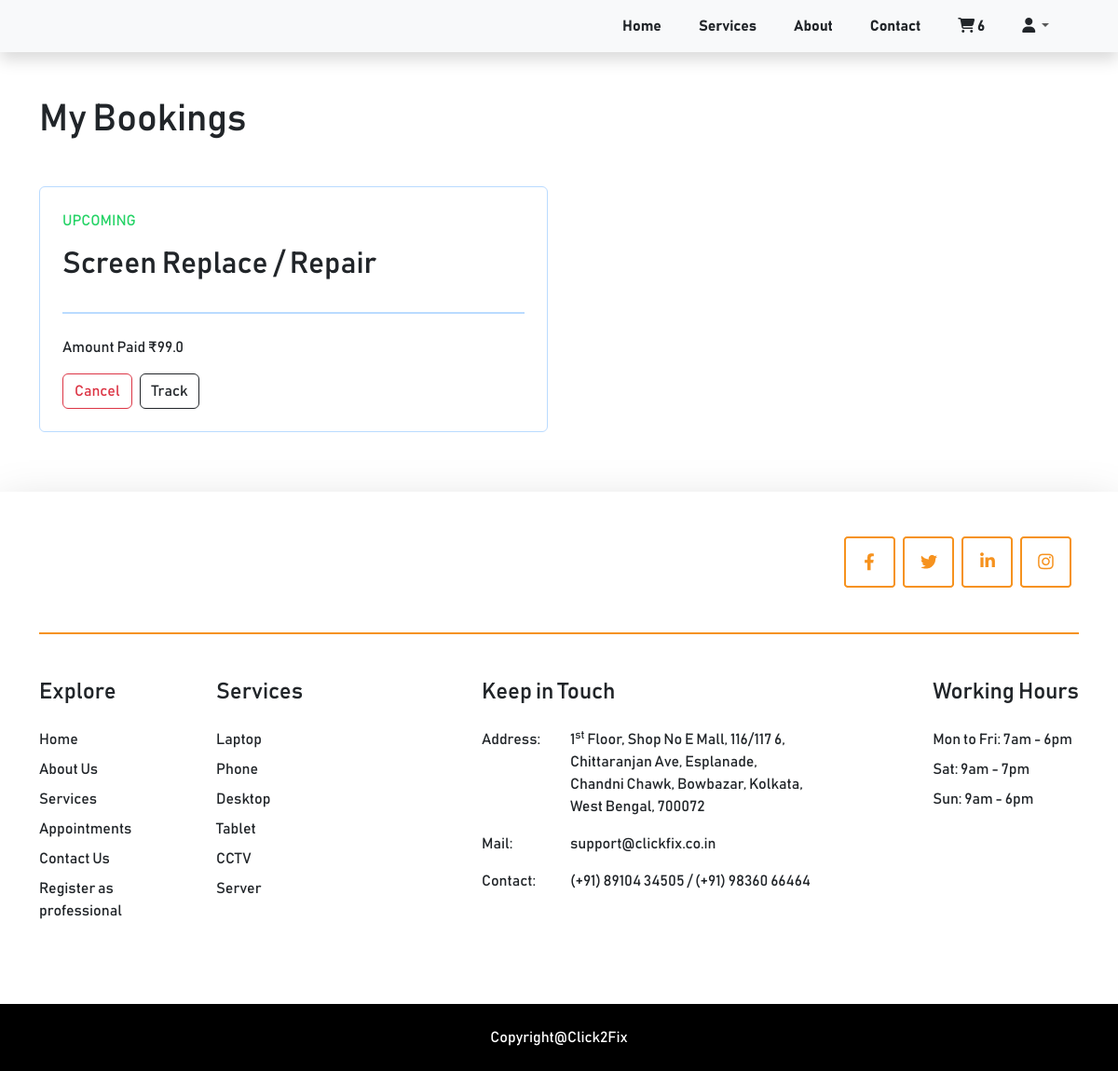
Before: /bookings/ (signed in) with the older database file.
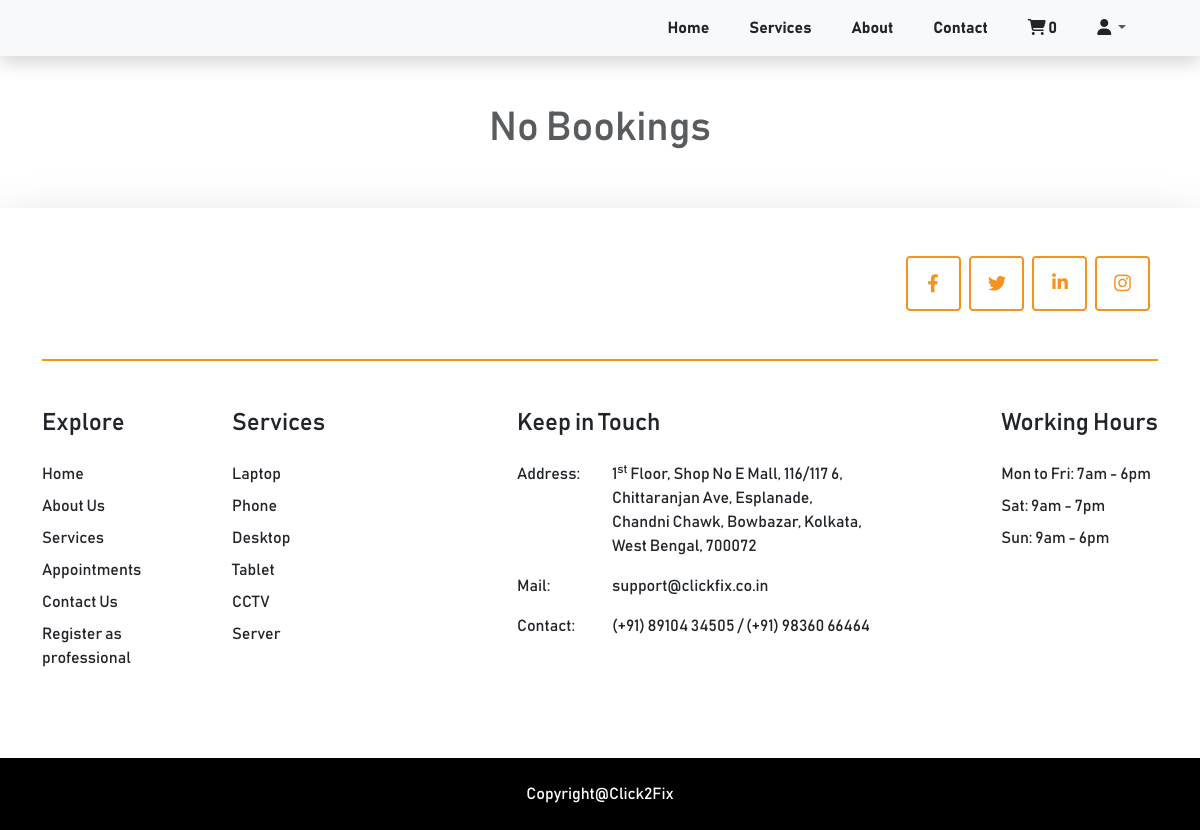
After: the same page with the newer database file.
### cart/models.py (models this page shows, shortened)
class Cart(models.Model):
    class Meta:
        verbose_name_plural = 'Cart'
    user = models.ForeignKey(Profile, on_delete=models.CASCADE, null=True, blank=True)
    session_id = models.CharField(max_length=100, null=True, blank=True)
    coupon = models.ForeignKey(Coupon, on_delete=models.SET_NULL, null=True, blank=True)
    created_at = models.DateTimeField(auto_now_add=True)
    updated_at = models.DateTimeField(auto_now=True)
    @property
    def num_of_items(self):
        cartitems = self.cartitems.all()
        quantity =  sum([item.quantity for item in cartitems])
        return quantity

class CartItem(models.Model):
    class Meta:
        verbose_name_plural = 'Cart Items'
    TIME_SLOTS = (
        ("10am-12pm", "10am-12pm"),
        ("12pm-2pm", "12pm-2pm"),
        ("2pm-4pm", "2pm-4pm"),
        ("4pm-7pm", "4pm-7pm"),
    )
    sub_service = models.ForeignKey(SubServices, on_delete=models.CASCADE)
    cart = models.ForeignKey(Cart, on_delete=models.CASCADE, related_name="cartitems")
    quantity = models.IntegerField(default=0)
    start_date = models.DateField(null=True)
    time_slot = models.CharField(max_length=20, choices=TIME_SLOTS, default=1)

### razorpayAPI/models.py (models this page shows, shortened)
class OrderItem(models.Model):
    class Meta:
        verbose_name_plural = 'Order Items'
    TIME_SLOTS = (
        ("10am-12pm", "10am-12pm"),
        ("12pm-2pm", "12pm-2pm"),
        ("2pm-4pm", "2pm-4pm"),
        ("4pm-7pm", "4pm-7pm"),
    )
    order = models.ForeignKey(Order, on_delete=models.CASCADE, related_name="orderitems")
    sub_service = models.ForeignKey(SubServices, on_delete=models.CASCADE)
    quantity = models.IntegerField(default=0)
    start_date = models.DateField(null=True)
    time_slot = models.CharField(max_length=20, choices=TIME_SLOTS, default=1)
    created_at = models.DateTimeField(auto_now_add=True)
    updated_at = models.DateTimeField(auto_now=True)

class Order(models.Model):
    class Meta:
        verbose_name_plural = 'Orders'
    PAYMENT_CHOICES = (
        ('Pending', 'Pending'),
        ('Paid', 'Paid'),
        ('Failed', 'Failed'))
    BOOKING_CHOICES = (
        ('Upcoming', 'Upcoming'),
        ('Rescheduled', 'Rescheduled'),
        ('Job Completed', 'Job Completed'),
        ('Booking Not Accepted', 'Booking Not Accepted'))
    TRACKING_CHOICES = (
        (1, 'Booked Today'),
        (2, 'Out For Service'),
        (3, 'Service Begun'),
        (4, 'Service Completed'))
    user = models.ForeignKey(Profile, on_delete=models.CASCADE, null=True, blank=True)
    cart_id = models.CharField(max_length=10)
    session_id = models.CharField(max_length=100, null=True, blank=True)
    billing_details = models.OneToOneField(BillingDetails, on_delete=models.CASCADE)
    total_cost = models.FloatField(default=0.0)
    payment_status = models.CharField(max_length=20, choices=PAYMENT_CHOICES, default='Pending')
    razorpay_order_id = models.CharField(max_length=100, default="")
    razorpay_payment_id = models.CharField(max_length=100, default="")
    booking_status = models.CharField(max_length=30, choices=BOOKING_CHOICES, null=True, blank=True)
    tracking_status = models.IntegerField(choices=TRACKING_CHOICES, null=True, blank=True)
    service_provider = models.ForeignKey(Handyman, on_delete=models.SET_NULL, null=True, blank=True)
    created_at = models.DateTimeField(auto_now_add=True)
    updated_at = models.DateTimeField(auto_now=True)

### clickfix/models.py (models this page shows)
class SubServices(models.Model):
    class Meta:
        verbose_name_plural = 'Sub Services'
    service = models.ForeignKey(Services, on_delete=models.CASCADE)
    sub_service_name = models.CharField(max_length=255)
    sub_service_card_image = models.ImageField(upload_to='service_cards', help_text='Small card image on left')
    sub_service_main_image = models.ImageField(upload_to='service_cards', help_text='Big card image on Right, which we scroll')
    sub_service_price = models.FloatField(default=0)
    price_details = RichTextField(blank=True, null=True)
    description = models.TextField()
    created_at = models.DateTimeField(auto_now_add=True)
    updated_at = models.DateTimeField(auto_now=True)
    def __str__(self):
        return self.sub_service_name

### clickfix/views.py (the view)
# urls.py: path('bookings/', views.bookings, name='bookings'),
def bookings(request):
    cart = get_cart(request)
    orders = []
    if request.user.is_authenticated:
        orders_by_logged_in_user = Order.objects.filter(user=request.user).order_by('-created_at')
        for order in orders_by_logged_in_user:
            orders.append(order)
    if 'nonuser' in request.session:
        orders_as_a_guest = Order.objects.filter(session_id=request.session['nonuser']).order_by('-created_at')
        for order in orders_as_a_guest:
            orders.append(order)
    order_items = []
    for item in orders:
        order_items += item.orderitems.all()
    data = {
        'cart': cart,
        'order_items': order_items,
    }
    return render(request, 'bookings.html', data)

### clickfix/views.py (called while the page is built)
def get_cart(request):
    try:
        if request.user.is_authenticated:
            cart = Cart.objects.get(user=request.user)
        else:
            cart = Cart.objects.get(session_id=request.session['nonuser'])
    except:
        cart = {'num_of_items': 0}
    return cart

### templates/bookings.html (shortened to what this page needs)
{% extends 'base.html' %}
{% load static %}
{% block content %}
    {% include 'includes/navbar.html' %}
    <div class="container my-5">
        {% if order_items %}
        <h1 class="mb-5">My Bookings</h1>
        {% endif %}
        <div class="row">
            {% for item in order_items %}
            <div class="col-md-6 mb-3">
                <div class="d-flex flex-column rounded p-4" style="border: 1px solid #BADBFF;">
                    <div class="d-flex flex-column">
                        {% if item.order.booking_status == "Upcoming" %}
                            <p class="text-uppercase" style="color: #25d366;">UPCOMING</p>
                        {% elif item.order.booking_status == "Booking Not Accepted" or item.order.payment_status == "Failed" %}
                            <p class="text-uppercase text-danger">BOOKING NOT ACCEPTED</p>
                        {% elif item.order.booking_status == "Rescheduled" %}
                            <p class="text-uppercase text-warning">Rescheduled</p>
                        {% elif item.order.booking_status == "Job Completed" %}
                            <p class="text-uppercase" style="color: #25d366;">Job Completed</p>
                        {% endif %}
                        <h2>{{ item.sub_service }}</h2>
                    </div>
                    <div class="my-4" style="border:1px solid #BADBFF;"></div>
                    <div class="row">
                        <div class="col-md-6 col-12 mb-3">
                            {% if item.order.payment_status == "Failed" %}
                                <span>Payment Failed</span>
                            {% else %}
                                <span>Amount Paid ₹{{item.order.total_cost}}</span>
                            {% endif %}
                        </div>
                        <div class="col-12">
                            <div class="d-flex">
                                {% if item.order.payment_status == "Failed" %}
                                    <a href="{% url 'cart:cart' %}" class="me-2 btn btn-outline-warning">Retry</a>
                                {% else %}
                                    <button class="me-2 btn btn-outline-danger">Cancel</button>
                                    <form action="{% url 'clickfix:live_tracking' %}" method="post">
                                        <button href="{% url 'clickfix:live_tracking' %}" type="submit" class="btn btn-outline-dark">Track</button>
                                    </form>
                                {% endif %}
                            </div>
                        </div>
                    </div>
                </div>
            </div>
            {% empty %}
            <h1 class="text-muted text-center">No Bookings</h1>
            {% endfor %}
        </div>
    </div>
    {% include 'includes/footer.html' %}
{% endblock %}

### templates/includes/navbar.html (shortened to what this page needs)
{% load static %}
    <nav class="navbar navbar-expand-lg navbar-light bg-light shadow">
        <div class="container">
          <div class="collapse navbar-collapse" id="navbarSupportedContent">
            <ul class="navbar-nav ms-auto">
                <li class="nav-item"><a class="nav-link text-dark fw-bold me-4" aria-current="page" href="{% url 'clickfix:home' %}">Home</a></li>
                <li class="nav-item"><a class="nav-link text-dark fw-bold me-4" href="{% url 'clickfix:home' %}#services">Services</a></li>
                <li class="nav-item"><a class="nav-link text-dark fw-bold me-4" href="{% url 'clickfix:home' %}#about">About</a></li>
                <li class="nav-item"><a class="nav-link text-dark fw-bold me-4" href="{% url 'clickfix:home' %}#contact_form">Contact</a></li>
                <li class="nav-item"><a class="nav-link text-dark fw-bold me-4" href="{% url 'cart:cart' %}"><i class="fa-solid fa-cart-shopping"></i> <span id="num_of_items">{{cart.num_of_items}}</span></a></li>
                <li class="nav-item dropdown me-4 pull-right">
                  <a class="nav-link dropdown-toggle" href="#" id="navbarDropdown" role="button" data-bs-toggle="dropdown" aria-expanded="false">
                    <i class="fa-solid fa-user text-dark"></i>
                  </a>
                </li>
            </ul>
          </div>
        </div>
      </nav>

Changed rows visible on the page:
removed Cart: num_of_items "6"
removed OrderItem: shows "UPCOMING", sub_service "Screen Replace / Repair", order.total_cost "99.0"
Other visible differences:
{{ cart.num_of_items }}: (not shown) → "0"
text no longer shown: "My Bookings"
text now shown: "No Bookings"
